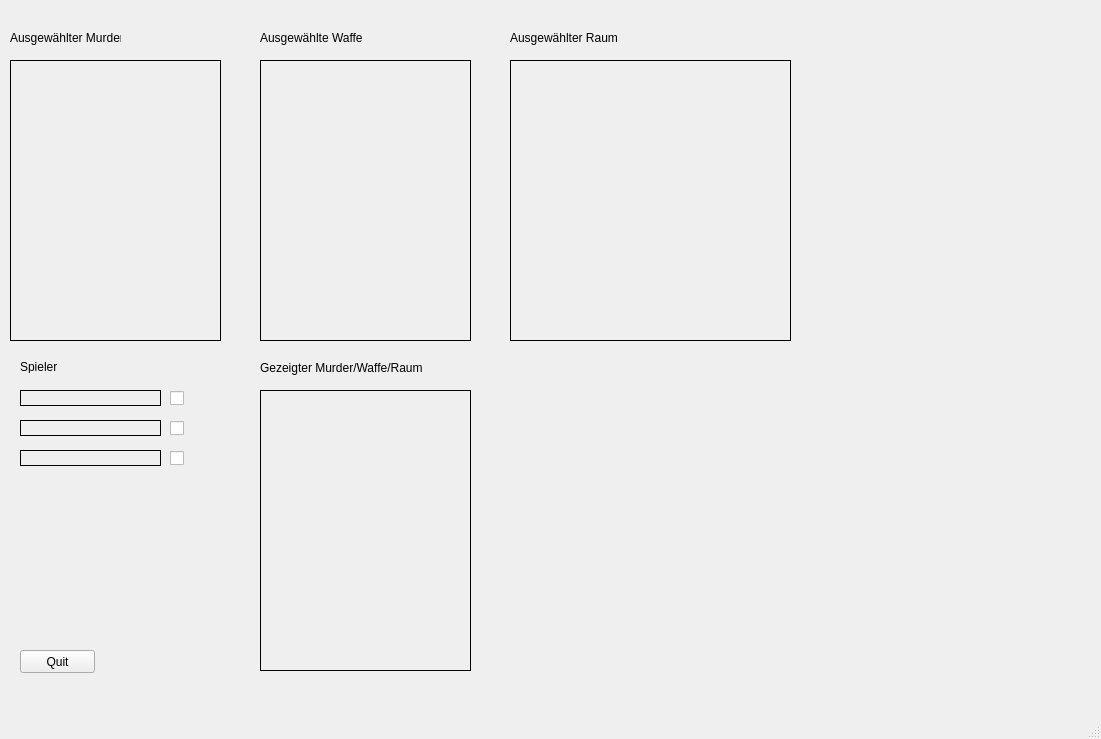
<?xml version="1.0" encoding="UTF-8"?>
<ui version="4.0">
 <class>mainWindowAskPlayer</class>
 <widget class="QMainWindow" name="mainWindowAskPlayer">
  <property name="geometry">
   <rect>
    <x>0</x>
    <y>0</y>
    <width>1101</width>
    <height>739</height>
   </rect>
  </property>
  <property name="windowTitle">
   <string>Ask Player</string>
  </property>
  <widget class="QWidget" name="centralwidget">
   <widget class="QLabel" name="imageSelectedMurder">
    <property name="geometry">
     <rect>
      <x>10</x>
      <y>60</y>
      <width>211</width>
      <height>281</height>
     </rect>
    </property>
    <property name="frameShape">
     <enum>QFrame::Box</enum>
    </property>
    <property name="text">
     <string/>
    </property>
    <property name="scaledContents">
     <bool>true</bool>
    </property>
   </widget>
   <widget class="QLabel" name="imageSelectedWeapon">
    <property name="geometry">
     <rect>
      <x>260</x>
      <y>60</y>
      <width>211</width>
      <height>281</height>
     </rect>
    </property>
    <property name="frameShape">
     <enum>QFrame::Box</enum>
    </property>
    <property name="text">
     <string/>
    </property>
    <property name="scaledContents">
     <bool>true</bool>
    </property>
   </widget>
   <widget class="QLabel" name="imageSelectedRoom">
    <property name="geometry">
     <rect>
      <x>510</x>
      <y>60</y>
      <width>281</width>
      <height>281</height>
     </rect>
    </property>
    <property name="frameShape">
     <enum>QFrame::Box</enum>
    </property>
    <property name="text">
     <string/>
    </property>
    <property name="scaledContents">
     <bool>true</bool>
    </property>
   </widget>
   <widget class="QLabel" name="labelSelectedMurder">
    <property name="geometry">
     <rect>
      <x>10</x>
      <y>30</y>
      <width>111</width>
      <height>16</height>
     </rect>
    </property>
    <property name="text">
     <string>Ausgewählter Murder</string>
    </property>
   </widget>
   <widget class="QLabel" name="labelSelectedWeapon">
    <property name="geometry">
     <rect>
      <x>260</x>
      <y>30</y>
      <width>111</width>
      <height>16</height>
     </rect>
    </property>
    <property name="text">
     <string>Ausgewählte Waffe</string>
    </property>
   </widget>
   <widget class="QLabel" name="labelSelectedRoom">
    <property name="geometry">
     <rect>
      <x>510</x>
      <y>30</y>
      <width>111</width>
      <height>16</height>
     </rect>
    </property>
    <property name="text">
     <string>Ausgewählter Raum</string>
    </property>
   </widget>
   <widget class="QLabel" name="labelPlayer1">
    <property name="geometry">
     <rect>
      <x>20</x>
      <y>390</y>
      <width>141</width>
      <height>16</height>
     </rect>
    </property>
    <property name="autoFillBackground">
     <bool>false</bool>
    </property>
    <property name="frameShape">
     <enum>QFrame::Box</enum>
    </property>
    <property name="text">
     <string/>
    </property>
    <property name="alignment">
     <set>Qt::AlignLeading|Qt::AlignLeft|Qt::AlignVCenter</set>
    </property>
   </widget>
   <widget class="QLabel" name="labelPlayer2">
    <property name="geometry">
     <rect>
      <x>20</x>
      <y>420</y>
      <width>141</width>
      <height>16</height>
     </rect>
    </property>
    <property name="frameShape">
     <enum>QFrame::Box</enum>
    </property>
    <property name="text">
     <string/>
    </property>
    <property name="alignment">
     <set>Qt::AlignLeading|Qt::AlignLeft|Qt::AlignVCenter</set>
    </property>
   </widget>
   <widget class="QLabel" name="labelPlayer3">
    <property name="geometry">
     <rect>
      <x>20</x>
      <y>450</y>
      <width>141</width>
      <height>16</height>
     </rect>
    </property>
    <property name="frameShape">
     <enum>QFrame::Box</enum>
    </property>
    <property name="text">
     <string/>
    </property>
    <property name="alignment">
     <set>Qt::AlignLeading|Qt::AlignLeft|Qt::AlignVCenter</set>
    </property>
   </widget>
   <widget class="QLabel" name="labelPlayer">
    <property name="geometry">
     <rect>
      <x>20</x>
      <y>360</y>
      <width>47</width>
      <height>13</height>
     </rect>
    </property>
    <property name="text">
     <string>Spieler</string>
    </property>
   </widget>
   <widget class="QLabel" name="imageShowedObject">
    <property name="geometry">
     <rect>
      <x>260</x>
      <y>390</y>
      <width>211</width>
      <height>281</height>
     </rect>
    </property>
    <property name="frameShape">
     <enum>QFrame::Box</enum>
    </property>
    <property name="text">
     <string/>
    </property>
    <property name="scaledContents">
     <bool>true</bool>
    </property>
   </widget>
   <widget class="QCheckBox" name="checkBoxPlayer1">
    <property name="geometry">
     <rect>
      <x>170</x>
      <y>390</y>
      <width>70</width>
      <height>17</height>
     </rect>
    </property>
    <property name="text">
     <string/>
    </property>
   </widget>
   <widget class="QCheckBox" name="checkBoxPlayer2">
    <property name="geometry">
     <rect>
      <x>170</x>
      <y>420</y>
      <width>70</width>
      <height>17</height>
     </rect>
    </property>
    <property name="text">
     <string/>
    </property>
   </widget>
   <widget class="QCheckBox" name="checkBoxPlayer3">
    <property name="geometry">
     <rect>
      <x>170</x>
      <y>450</y>
      <width>70</width>
      <height>17</height>
     </rect>
    </property>
    <property name="text">
     <string/>
    </property>
   </widget>
   <widget class="QPushButton" name="buttonQuit">
    <property name="geometry">
     <rect>
      <x>20</x>
      <y>650</y>
      <width>75</width>
      <height>23</height>
     </rect>
    </property>
    <property name="text">
     <string>Quit</string>
    </property>
   </widget>
   <widget class="QLabel" name="labelShowedObject">
    <property name="geometry">
     <rect>
      <x>260</x>
      <y>360</y>
      <width>171</width>
      <height>16</height>
     </rect>
    </property>
    <property name="text">
     <string>Gezeigter Murder/Waffe/Raum</string>
    </property>
   </widget>
  </widget>
  <widget class="QMenuBar" name="menubar">
   <property name="geometry">
    <rect>
     <x>0</x>
     <y>0</y>
     <width>1101</width>
     <height>21</height>
    </rect>
   </property>
  </widget>
  <widget class="QStatusBar" name="statusbar"/>
 </widget>
 <resources/>
 <connections/>
</ui>
